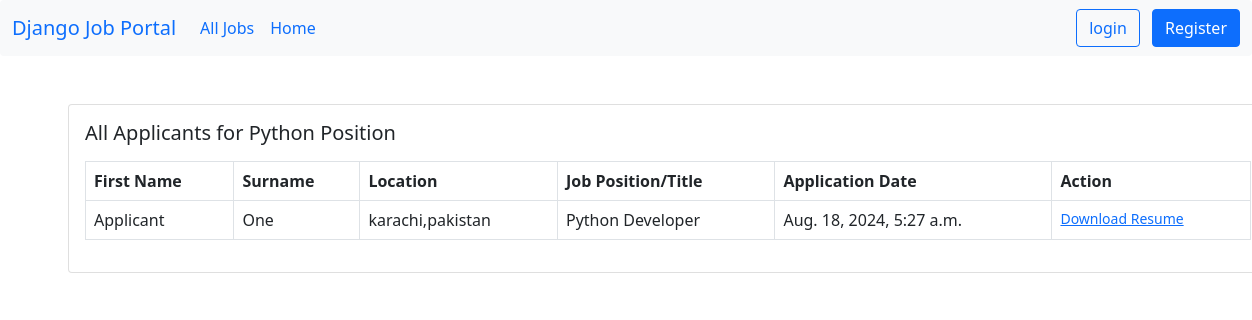
Page /job/all-applicants/2/ on the committed database.
### job/models.py (models this page shows, shortened)
class Job(models.Model):
    job_type_choices=(
        ('Remote','Remote'),
        ('Onsite','Onsite'),
        ('Hybrid','Hybrid')
    )
    user=models.ForeignKey(User,on_delete=models.CASCADE)
    company=models.ForeignKey(Company,on_delete=models.CASCADE)
    title = models.CharField(max_length=100)
    city=models.CharField(max_length=100)
    salary=models.PositiveIntegerField(default=35000)
    requirements=models.TextField()
    ideal_candidates=models.TextField()
    is_available=models.BooleanField(default=True)
    timestamp=models.DateTimeField(auto_now_add=True)
    industry=models.ForeignKey(Industry,on_delete=models.DO_NOTHING,null=True,blank=True)
    state=models.ForeignKey(State,on_delete=models.DO_NOTHING,null=True,blank=True)
    job_type=models.CharField(max_length=20,choices=job_type_choices,null=True,blank=True)

class ApplyJob(models.Model):
    status_choices=(
        ('Accepted','Accepted'),
        ('Rejected','Rejected'),
        ('Pending','Pending')
    )
    user=models.ForeignKey(User,on_delete=models.CASCADE)
    job=models.ForeignKey(Job,on_delete=models.CASCADE)
    timestamp=models.DateTimeField(auto_now_add=True)
    status=models.CharField(max_length=20,choices=status_choices)

### users/models.py (models this page shows)
class User(AbstractUser):
    email = models.EmailField(unique=True)
    is_recruiter=models.BooleanField(default=False)
    is_applicant=models.BooleanField(default=False)
    has_resume=models.BooleanField(default=False)
    has_company=models.BooleanField(default=False)

### resume/models.py (models this page shows, shortened)
class Resume(models.Model):
    user = models.OneToOneField(User,on_delete=models.CASCADE)
    first_name=models.CharField(max_length=100,null=True,blank=True)
    surname=models.CharField(max_length=100,null=True,blank=True)
    location=models.CharField(max_length=100,null=True,blank=True)
    job_title=models.CharField(max_length=100,null=True,blank=True)
    upload_resume=models.FileField(upload_to='applicant-resumes',null=True,blank=True)

### job/views.py (the view)
# urls.py: path('all-applicants/<int:pk>/',views.all_applicants,name='all-applicants'),
def all_applicants(request,pk):
    job=Job.objects.get(pk=pk)
    applicants=job.applyjob_set.all() # type: ignore
    context={'job':job,'applicants':applicants}
    return render(request,'job/all_applicants.html',context)

### templates/job/all_applicants.html
{% extends "base.html" %}
{% block content %}
<div class=card mx-auto" style="width:75rem;" >
    <div class="card-body">
        <h5 class="card-title mb-3">All Applicants for {{job.title}} Position </h5>
        <table class="table table-bordered">
            <thead>
                <tr>
                    <th scope="col">First Name</th>
                    <th scope="col">Surname</th>
                    <th scope="col">Location</th>
                    <th scope="col">Job Position/Title</th>
                    <th scope="col">Application Date</th>
                    <th scope="col">Action</th>
                </tr>
            </thead>
            <tbody>
            {% for applicant in applicants %}
                <tr>
                    <td>{{applicant.user.resume.first_name}}</td>
                    <td>{{applicant.user.resume.surname}}</td>
                    <td>{{applicant.user.resume.location}}</td>
                    <td>{{applicant.user.resume.job_title}}</td>
                    <td>{{applicant.timestamp}}</td>
                    <td><a target="_blank" href="{{applicant.user.resume.upload_resume.url}}"><small>Download Resume</small></a></td>
                </tr>
            {% endfor %}
            </tbody>
        </table>
    </div>
</div>
{% endblock content %}

### rows in the picture
Job: title "Python"
ApplyJob: user.resume.first_name "Applicant", user.resume.surname "One", user.resume.location "karachi,pakistan", user.resume.job_title "Python Developer", timestamp "Aug. 18, 2024, 5:27 a.m."
